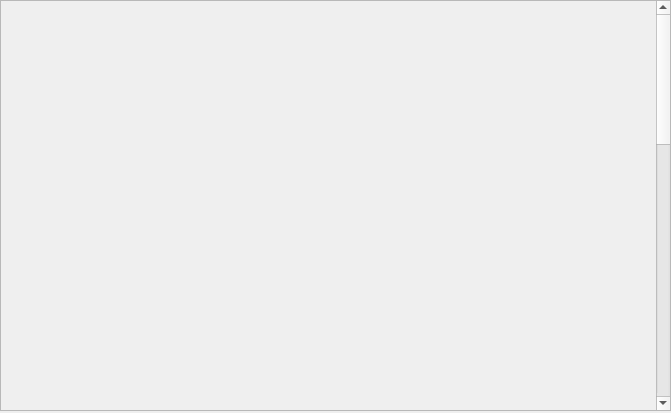
<?xml version="1.0" encoding="UTF-8"?>
<ui version="4.0">
 <class>Form</class>
 <widget class="QWidget" name="Form">
  <property name="geometry">
   <rect>
    <x>0</x>
    <y>0</y>
    <width>671</width>
    <height>413</height>
   </rect>
  </property>
  <property name="windowTitle">
   <string>Form</string>
  </property>
  <widget class="QScrollArea" name="scrollArea">
   <property name="geometry">
    <rect>
     <x>0</x>
     <y>0</y>
     <width>671</width>
     <height>411</height>
    </rect>
   </property>
   <property name="widgetResizable">
    <bool>true</bool>
   </property>
   <widget class="QWidget" name="scrollAreaWidgetContents">
    <property name="geometry">
     <rect>
      <x>0</x>
      <y>-791</y>
      <width>654</width>
      <height>1200</height>
     </rect>
    </property>
    <property name="minimumSize">
     <size>
      <width>0</width>
      <height>1200</height>
     </size>
    </property>
    <widget class="QWidget" name="verticalLayoutWidget">
     <property name="geometry">
      <rect>
       <x>0</x>
       <y>0</y>
       <width>671</width>
       <height>1121</height>
      </rect>
     </property>
     <layout class="QVBoxLayout" name="verticalLayout">
      <item>
       <widget class="caInclude" name="cainclude_565">
        <property name="macro">
         <string notr="true">ID=0, P=FrontUnivOut, SYS=$(SYS),DEVICE=$(DEVICE)</string>
        </property>
        <property name="filename" stdset="0">
         <string notr="true">G_EVR_out-details-min.ui</string>
        </property>
       </widget>
      </item>
      <item>
       <widget class="caInclude" name="cainclude_566">
        <property name="macro">
         <string notr="true">ID=1, P=FrontUnivOut, SYS=$(SYS),DEVICE=$(DEVICE)</string>
        </property>
        <property name="filename" stdset="0">
         <string notr="true">G_EVR_out-details-min.ui</string>
        </property>
       </widget>
      </item>
      <item>
       <widget class="caInclude" name="cainclude_567">
        <property name="macro">
         <string notr="true">ID=2, P=FrontUnivOut, SYS=$(SYS),DEVICE=$(DEVICE)</string>
        </property>
        <property name="filename" stdset="0">
         <string notr="true">G_EVR_out-details-min.ui</string>
        </property>
       </widget>
      </item>
      <item>
       <widget class="caInclude" name="cainclude_568">
        <property name="macro">
         <string notr="true">ID=3, P=FrontUnivOut, SYS=$(SYS),DEVICE=$(DEVICE)</string>
        </property>
        <property name="filename" stdset="0">
         <string notr="true">G_EVR_out-details-min.ui</string>
        </property>
       </widget>
      </item>
      <item>
       <widget class="caInclude" name="cainclude_569">
        <property name="macro">
         <string notr="true">ID=4, P=FrontUnivOut, SYS=$(SYS),DEVICE=$(DEVICE)</string>
        </property>
        <property name="filename" stdset="0">
         <string notr="true">G_EVR_out-details-min.ui</string>
        </property>
       </widget>
      </item>
      <item>
       <widget class="caInclude" name="cainclude_570">
        <property name="macro">
         <string notr="true">ID=5, P=FrontUnivOut, SYS=$(SYS),DEVICE=$(DEVICE)</string>
        </property>
        <property name="filename" stdset="0">
         <string notr="true">G_EVR_out-details-min.ui</string>
        </property>
       </widget>
      </item>
      <item>
       <widget class="caInclude" name="cainclude_571">
        <property name="macro">
         <string notr="true">ID=6, P=FrontUnivOut, SYS=$(SYS),DEVICE=$(DEVICE)</string>
        </property>
        <property name="filename" stdset="0">
         <string notr="true">G_EVR_out-details-min.ui</string>
        </property>
       </widget>
      </item>
      <item>
       <widget class="caInclude" name="cainclude_572">
        <property name="macro">
         <string notr="true">ID=7, P=FrontUnivOut, SYS=$(SYS),DEVICE=$(DEVICE)</string>
        </property>
        <property name="filename" stdset="0">
         <string notr="true">G_EVR_out-details-min.ui</string>
        </property>
       </widget>
      </item>
      <item>
       <widget class="caInclude" name="cainclude_573">
        <property name="macro">
         <string notr="true">ID=8, P=FrontUnivOut, SYS=$(SYS),DEVICE=$(DEVICE)</string>
        </property>
        <property name="filename" stdset="0">
         <string notr="true">G_EVR_out-details-min.ui</string>
        </property>
       </widget>
      </item>
      <item>
       <widget class="caInclude" name="cainclude_574">
        <property name="macro">
         <string notr="true">ID=9, P=FrontUnivOut, SYS=$(SYS),DEVICE=$(DEVICE)</string>
        </property>
        <property name="filename" stdset="0">
         <string notr="true">G_EVR_out-details-min.ui</string>
        </property>
       </widget>
      </item>
      <item>
       <widget class="caInclude" name="cainclude_575">
        <property name="macro">
         <string notr="true">ID=10, P=FrontUnivOut, SYS=$(SYS),DEVICE=$(DEVICE)</string>
        </property>
        <property name="filename" stdset="0">
         <string notr="true">G_EVR_out-details-min.ui</string>
        </property>
       </widget>
      </item>
      <item>
       <widget class="caInclude" name="cainclude_576">
        <property name="macro">
         <string notr="true">ID=11, P=FrontUnivOut, SYS=$(SYS),DEVICE=$(DEVICE)</string>
        </property>
        <property name="filename" stdset="0">
         <string notr="true">G_EVR_out-details-min.ui</string>
        </property>
       </widget>
      </item>
      <item>
       <widget class="caInclude" name="cainclude_577">
        <property name="macro">
         <string notr="true">ID=12, P=FrontUnivOut, SYS=$(SYS),DEVICE=$(DEVICE)</string>
        </property>
        <property name="filename" stdset="0">
         <string notr="true">G_EVR_out-details-min.ui</string>
        </property>
       </widget>
      </item>
      <item>
       <widget class="caInclude" name="cainclude_578">
        <property name="macro">
         <string notr="true">ID=13, P=FrontUnivOut, SYS=$(SYS),DEVICE=$(DEVICE)</string>
        </property>
        <property name="filename" stdset="0">
         <string notr="true">G_EVR_out-details-min.ui</string>
        </property>
       </widget>
      </item>
      <item>
       <widget class="caInclude" name="cainclude_579">
        <property name="macro">
         <string notr="true">ID=14, P=FrontUnivOut, SYS=$(SYS),DEVICE=$(DEVICE)</string>
        </property>
        <property name="filename" stdset="0">
         <string notr="true">G_EVR_out-details-min.ui</string>
        </property>
       </widget>
      </item>
      <item>
       <widget class="caInclude" name="cainclude_580">
        <property name="macro">
         <string notr="true">ID=15, P=FrontUnivOut, SYS=$(SYS),DEVICE=$(DEVICE)</string>
        </property>
        <property name="filename" stdset="0">
         <string notr="true">G_EVR_out-details-min.ui</string>
        </property>
       </widget>
      </item>
     </layout>
    </widget>
   </widget>
  </widget>
 </widget>
 <customwidgets>
  <customwidget>
   <class>caInclude</class>
   <extends>QWidget</extends>
   <header>caInclude</header>
  </customwidget>
 </customwidgets>
 <resources/>
 <connections/>
</ui>
